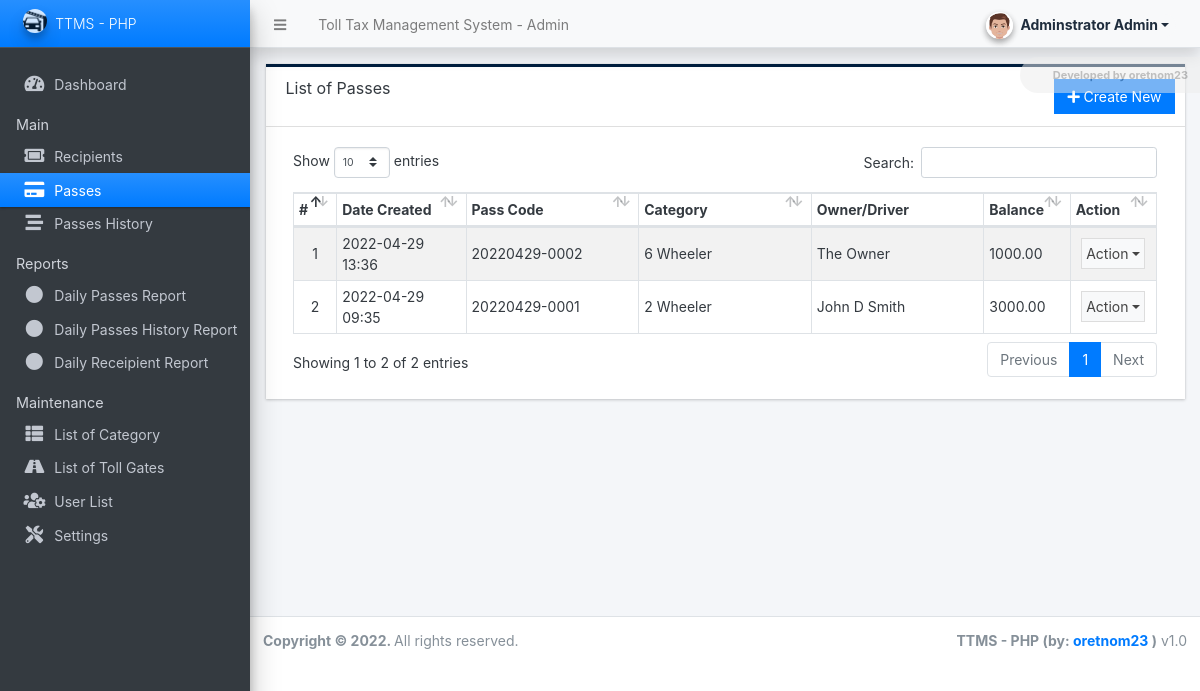
The page /admin/?page=passes (signed in) on the database its author committed.
### tables this page shows
CREATE TABLE `pass_list` (
  `id` int(30) NOT NULL,
  `code` varchar(100) NOT NULL,
  `user_id` int(30) NOT NULL,
  `category_id` int(30) NOT NULL,
  `vehicle_name` text NOT NULL,
  `vehicle_registration` text NOT NULL,
  `owner` text NOT NULL,
  `balance` float(12,2) NOT NULL DEFAULT 0.00,
  `date_created` datetime NOT NULL DEFAULT current_timestamp(),
  `date_updated` datetime NOT NULL DEFAULT current_timestamp() ON UPDATE current_timestamp()
);

CREATE TABLE `category_list` (
  `id` int(30) NOT NULL,
  `name` text NOT NULL,
  `status` tinyint(1) NOT NULL DEFAULT 1,
  `delete_flag` tinyint(1) NOT NULL DEFAULT 0,
  `date_created` datetime NOT NULL DEFAULT current_timestamp(),
  `date_updated` datetime NOT NULL DEFAULT current_timestamp() ON UPDATE current_timestamp()
);

### admin/passes/index.php (the view, shortened to what this page needs)
<div class="card card-outline rounded-0 card-navy">
	<div class="card-header">
		<h3 class="card-title">List of Passes</h3>
		<div class="card-tools">
			<a href="./?page=passes/manage_pass" id="create_new" class="btn btn-flat btn-primary"><span class="fas fa-plus"></span>  Create New</a>
		</div>
	</div>
	<div class="card-body">
        <div class="container-fluid">
			<table class="table table-hover table-striped table-bordered" id="list">
				<colgroup>
					<col width="5%">
					<col width="15%">
					<col width="20%">
					<col width="20%">
					<col width="20%">
					<col width="10%">
					<col width="10%">
				</colgroup>
				<thead>
					<tr>
						<th>#</th>
						<th>Date Created</th>
						<th>Pass Code</th>
						<th>Category</th>
						<th>Owner/Driver</th>
						<th>Balance</th>
						<th>Action</th>
					</tr>
				</thead>
				<tbody>
					<?php
					$i = 1;
					$uwhere="";
					$qry = $conn->query("SELECT p.*, c.name as category from `pass_list` p inner join category_list c on p.category_id = c.id {$uwhere} order by unix_timestamp(p.`date_created`) desc ");
					while($row = $qry->fetch_assoc()):
					?>
						<tr>
							<td class="text-center"><?php echo $i++; ?></td>
							<td><?php echo date("Y-m-d H:i",strtotime($row['date_created'])) ?></td>
							<td><?php echo $row['code'] ?></td>
							<td><?php echo $row['category'] ?></td>
							<td><?php echo $row['owner'] ?></td>
							<td><?php echo $row['balance'] ?></td>
							<td align="center">
								 <button type="button" class="btn btn-flat p-1 btn-default btn-sm dropdown-toggle dropdown-icon" data-toggle="dropdown">
				                  		Action
				                  </button>
							</td>
						</tr>
					<?php endwhile; ?>
				</tbody>
			</table>
		</div>
	</div>
</div>

### rows shown on the page
pass_list: date_created "2022-04-29 13:36", code "20220429-0002", category.name "6 Wheeler", owner "The Owner", balance "1000.00"
pass_list: date_created "2022-04-29 09:35", code "20220429-0001", category.name "2 Wheeler", owner "John D Smith", balance "3000.00"

### other values the page prints
$_settings->info('name') "Toll Tax Management System"
$_settings->userdata('firstname').' '.$_settings->userdata('lastname') "Adminstrator Admin"
$_settings->info('short_name') "TTMS - PHP"
